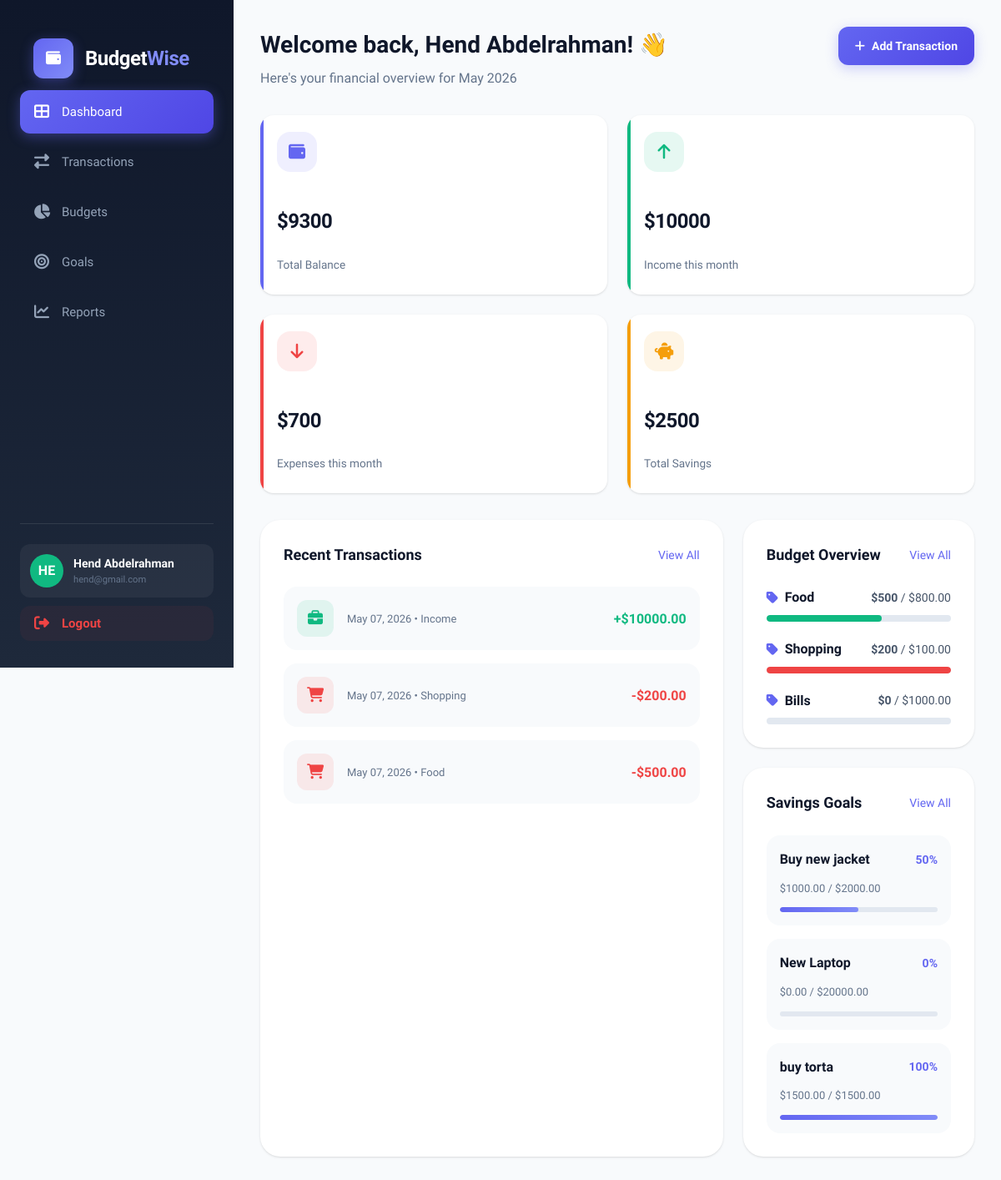
The page /dashboard/ (signed in) on the database its author committed.
### main/models.py (models this page shows, shortened)
class Transaction(models.Model):
    TRANSACTION_TYPES = [
        ("income", "Income"),
        ("expense", "Expense"),
    ]
    user = models.ForeignKey(User, on_delete=models.CASCADE)
    amount = models.DecimalField(
        max_digits=10,
        decimal_places=2,
        verbose_name="Amount",
        help_text="Transaction amount in the account's currency (e.g., USD).",
    )
    category = models.CharField(max_length=50)
    type = models.CharField(
        max_length=10,
        choices=[("income", "Income"), ("expense", "Expense")],
        default="expense",
    )
    name = models.CharField(max_length=200, blank=True, null=True)
    description = models.TextField(blank=True, null=True)
    note = models.TextField(blank=True, null=True)
    date = models.DateTimeField(auto_now_add=True)

class Budget(models.Model):
    user = models.ForeignKey(User, on_delete=models.CASCADE)
    category = models.CharField(max_length=50)
    amount_limit = models.DecimalField(max_digits=10, decimal_places=2)
    period = models.DateField()

class Goal(models.Model):
    user = models.ForeignKey(User, on_delete=models.CASCADE)
    title = models.CharField(max_length=200)
    target_amount = models.DecimalField(max_digits=10, decimal_places=2)
    current_amount = models.DecimalField(max_digits=10, decimal_places=2, default=0)
    deadline = models.DateField(null=True, blank=True)
    category = models.CharField(max_length=100, default="Savings")
    created_at = models.DateTimeField(null=True, blank=True)
    @property
    def progress_percentage(self):
        if self.target_amount > 0:
            return min(int((self.current_amount / self.target_amount) * 100), 100)
        return 0

### main/views.py (the view)
# urls.py: path("dashboard/", views.dashboard_view, name="dashboard"),
@login_required(login_url="login")
def dashboard_view(request):
    today = timezone.now()
    transactions = Transaction.objects.filter(user=request.user)
    total_expenses = (
        transactions.filter(type="expense").aggregate(Sum("amount"))["amount__sum"] or 0
    )
    total_income = (
        transactions.filter(type="income").aggregate(Sum("amount"))["amount__sum"] or 0
    )
    current_balance = total_income - total_expenses
    user_goals = Goal.objects.filter(user=request.user)
    total_savings = (
        user_goals.aggregate(Sum("current_amount"))["current_amount__sum"] or 0
    )
    recent_transactions = transactions.order_by("-date")[:5]
    user_budgets = Budget.objects.filter(user=request.user)
    budget_summary = []
    for budget in user_budgets:
        spent = (
            transactions.filter(category=budget.category, type="expense").aggregate(
                Sum("amount")
            )["amount__sum"]
            or 0
        )
        limit = budget.amount_limit
        percent = (spent / limit * 100) if limit > 0 else 0
        budget_summary.append(
            {
                "category": budget.category,
                "limit": limit,
                "spent": spent,
                "percent": min(percent, 100),
            }
        )
    context = {
        "total_expenses": total_expenses,
        "total_income": total_income,
        "current_balance": current_balance,
        "total_savings": total_savings,
        "recent_transactions": recent_transactions,
        "budget_summary": budget_summary,
        "user_goals": user_goals,
        "today": today,
    }
    return render(request, "main/dashboard.html", context)

### main/templates/main/dashboard.html (shortened to what this page needs)
{% extends 'main/base.html' %}  {% block content %}
{% include 'components/navbar.html' %}
<main class="main-content">
  <div class="dashboard-header">
    <div class="welcome-section">
      <h1>Welcome back, {{ user.first_name|default:user.username }}! 👋</h1>
      <p>Here's your financial overview for {{ today|date:"F Y" }}</p>
    </div>
    <div class="quick-actions">
      <a href="{% url 'transactions' %}" class="btn btn-primary">
        <i class="fas fa-plus"></i>
        Add Transaction
      </a>
    </div>
  </div>
  <div class="stats-grid">
    <div class="stat-card balance">
    <div class="stat-header">
        <div class="stat-icon">
            <i class="fas fa-wallet"></i>
        </div>
        </div>
    <div class="stat-value">${{ current_balance }}</div>
    <div class="stat-label">Total Balance</div> </div>
    <div class="stat-card income">
        <div class="stat-header">
            <div class="stat-icon"><i class="fas fa-arrow-up"></i></div>
        </div>
        <div class="stat-value">${{ total_income }}</div>
        <div class="stat-label">Income this month</div>
    </div>
    <div class="stat-card expense">
        <div class="stat-header">
            <div class="stat-icon"><i class="fas fa-arrow-down"></i></div>
        </div>
        <div class="stat-value">${{ total_expenses }}</div>
        <div class="stat-label">Expenses this month</div>
    </div>
    <div class="stat-card savings">
        <div class="stat-header">
            <div class="stat-icon"><i class="fas fa-piggy-bank"></i></div>
        </div>
        <div class="stat-value">${{ total_savings }}</div>
        <div class="stat-label">Total Savings</div>
    </div>
  </div>
  <div class="dashboard-grid">
    <div class="card">
      <div class="card-header">
        <h3 class="card-title">Recent Transactions</h3>
        <a href="{% url 'transactions' %}" class="card-link">View All</a>
      </div>
      <div class="transaction-list">
        {% for tx in recent_transactions %}
        <div class="transaction-item">
            <div class="transaction-left">
                <div class="transaction-icon {% if tx.type == 'income' %}income{% else %}food{% endif %}">
                    <i class="fas {% if tx.type == 'income' %}fa-briefcase{% else %}fa-shopping-cart{% endif %}"></i>
                </div>
                <div class="transaction-details">
                    <p>{{ tx.date|date:"M d, Y" }} • {{ tx.category }}</p>
                </div>
            </div>
            <div class="transaction-amount {% if tx.type == 'income' %}income{% else %}expense{% endif %}">
                {% if tx.type == 'income' %}+{% else %}-{% endif %}${{ tx.amount }}
            </div>
        </div>
        {% empty %}
        <p style="text-align: center; color: var(--gray-500);">No recent transactions.</p>
        {% endfor %}
      </div>
    </div>
    <div style="display: flex; flex-direction: column; gap: 1.5rem">
      <div class="card">
        <div class="card-header">
          <h3 class="card-title">Budget Overview</h3>
          <a href="{% url 'budgets' %}" class="card-link">View All</a>
        </div>
        <div class="budget-progress-list">
          {% for budget in budget_summary %}
          <div class="budget-item">
              <div class="budget-header">
                  <div class="budget-category">
                      <i class="fas fa-tag" style="color: var(--primary)"></i>
                      {{ budget.category }}
                  </div>
                  <div class="budget-amounts">
                      <span class="spent">${{ budget.spent }}</span> / ${{ budget.limit }}
                  </div>
              </div>
              <div class="progress-bar">
                  <div class="progress-fill {% if budget.percent > 90 %}red{% elif budget.percent > 70 %}yellow{% else %}green{% endif %}"
                      style="width: {{ budget.percent }}%"></div>
              </div>
          </div>
          {% empty %}
          <p>No budgets set for this month.</p>
          {% endfor %}
        </div>
      </div>
      <div class="card">
        <div class="card-header">
          <h3 class="card-title">Savings Goals</h3>
          <a href="{% url 'goals' %}" class="card-link">View All</a>
        </div>
        <div class="goals-list">
          {% for goal in user_goals|slice:":3" %} <div class="goal-item">
              <div class="goal-header">
                  <span class="goal-name">{{ goal.title }}</span>
                  <span class="goal-percent">{{ goal.progress_percentage }}%</span>
              </div>
              <div class="goal-amounts">${{ goal.current_amount }} / ${{ goal.target_amount }}</div>
              <div class="goal-progress">
                  <div class="goal-progress-fill" style="width: {{ goal.progress_percentage }}%"></div>
              </div>
          </div>
          {% endfor %}
        </div>
      </div>
</main>
{% endblock %}

### main/templates/components/navbar.html (shortened to what this page needs)
<nav class="sidebar">
  <a href="/" class="nav-item">
    <div class="logo-icon">
      <i class="fas fa-wallet"></i>
    </div>
    <div class="logo-text">Budget<span>Wise</span></div>
  </a>
  <div class="nav-menu">
    <a
      href="{% url 'dashboard' %}"
      class="nav-item {% if request.path == '/dashboard/' %}active{% endif %}"
    >
      <i class="fas fa-th-large"></i>
      Dashboard
    </a>
    <a
      href="{% url 'transactions' %}"
      class="nav-item {% if request.path == '/transactions/' %}active{% endif %}"
    >
      <i class="fas fa-exchange-alt"></i>
      Transactions
    </a>
    <a
      href="{% url 'budgets' %}"
      class="nav-item {% if request.path == '/budgets/' %}active{% endif %}"
    >
      <i class="fas fa-chart-pie"></i>
      Budgets
    </a>
    <a
      href="{% url 'goals' %}"
      class="nav-item {% if request.path == '/goals/' %}active{% endif %}"
    >
      <i class="fas fa-bullseye"></i>
      Goals
    </a>
    <a
      href="{% url 'reports' %}"
      class="nav-item {% if request.path == '/reports/' %}active{% endif %}"
    >
      <i class="fas fa-chart-line"></i>
      Reports
    </a>
  </div>
  {% if user.is_authenticated %}
  <div class="sidebar-footer">
    <a
      href="{% url 'profile' %}"
      class="user-card"
      style="
        text-decoration: none;
        margin-bottom: 10px;
        display: flex;
        align-items: center;
      "
    >
      <div
        class="user-avatar"
        style="background: var(--secondary); color: white"
      >
        {{ user.username|slice:":2"|upper }}
      </div>
      <div class="user-info">
        <div class="user-name">{{ user.first_name|default:user.username }}</div>
        <div
          class="user-email"
          style="font-size: 0.7rem; color: var(--gray-500)"
        >
          {{ user.email }}
        </div>
      </div>
    </a>
    <form action="{% url 'logout' %}" method="post" style="width: 100%">
      <button
        type="submit"
        class="nav-item"
        style="
          width: 100%;
          border: none;
          background: rgba(239, 68, 68, 0.05);
          color: #ef4444;
          justify-content: flex-start;
          cursor: pointer;
          padding: 0.75rem 1rem;
          border-radius: var(--radius);
          font-weight: 600;
        "
      >
        <i class="fas fa-sign-out-alt"></i>
        Logout
      </button>
    </form>
  </div>
  {% endif %}
</nav>

### rows shown on the page
Transaction: date "May 07, 2026", category "Income", amount "10000.00"
Transaction: date "May 07, 2026", category "Shopping", amount "200.00"
Transaction: date "May 07, 2026", category "Food", amount "500.00"
Budget: category "Food", limit "800.00"
Budget: category "Shopping", limit "100.00"
Budget: category "Bills", limit "1000.00"
Goal: title "Buy new jacket", progress_percentage "50", current_amount "1000.00", target_amount "2000.00"
Goal: title "New Laptop", progress_percentage "0", current_amount "0.00", target_amount "20000.00"
Goal: title "buy torta", progress_percentage "100", current_amount "1500.00", target_amount "1500.00"

### other values the page prints
{{ user.username|slice:":2"|upper }} "HE"
{{ user.first_name|default:user.username }} "Hend Abdelrahman"
{{ user.email }} "hend@gmail.com"
{{ current_balance }} "9300"
{{ total_income }} "10000"
{{ total_expenses }} "700"
{{ total_savings }} "2500"
{{ budget.spent }} "500" "200" "0"
